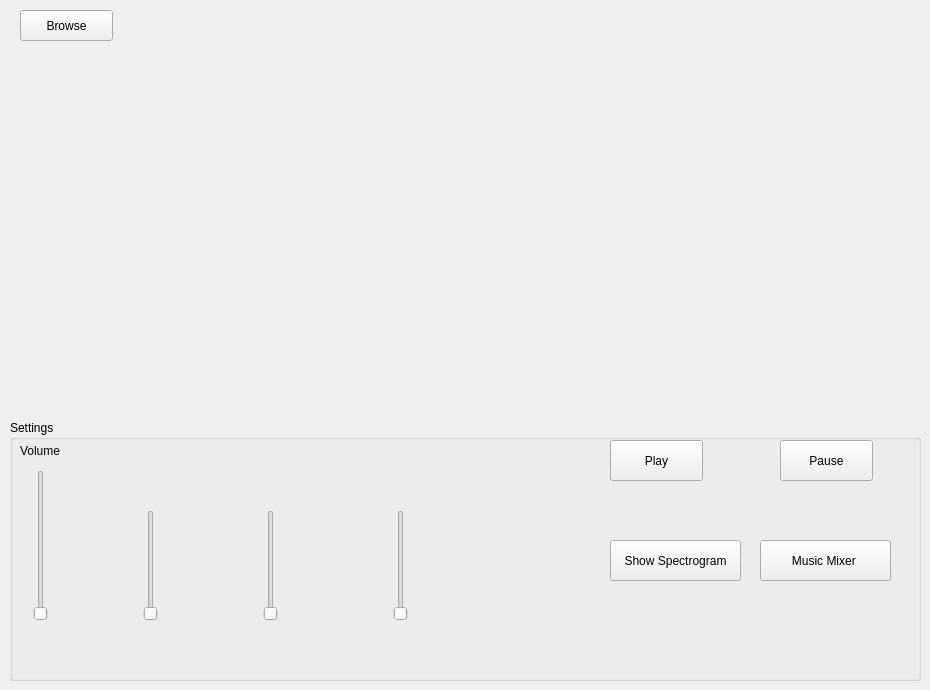
      <widget class="QWidget" name="tab_3">
       <attribute name="title">
        <string>Play Tab</string>
       </attribute>
       <widget class="QPushButton" name="BrowsepushButton">
        <property name="geometry">
         <rect>
          <x>20</x>
          <y>10</y>
          <width>93</width>
          <height>31</height>
         </rect>
        </property>
        <property name="text">
         <string>Browse</string>
        </property>
       </widget>
       <widget class="QGroupBox" name="SettingsgroupBox">
        <property name="geometry">
         <rect>
          <x>10</x>
          <y>420</y>
          <width>911</width>
          <height>261</height>
         </rect>
        </property>
        <property name="title">
         <string>Settings </string>
        </property>
        <widget class="QLabel" name="Volumelabel">
         <property name="geometry">
          <rect>
           <x>10</x>
           <y>20</y>
           <width>51</width>
           <height>21</height>
          </rect>
         </property>
         <property name="text">
          <string>Volume</string>
         </property>
        </widget>
        <widget class="QPushButton" name="PlayButton">
         <property name="geometry">
          <rect>
           <x>600</x>
           <y>20</y>
           <width>93</width>
           <height>41</height>
          </rect>
         </property>
         <property name="text">
          <string>Play</string>
         </property>
        </widget>
        <widget class="QPushButton" name="ShowSpectrogrampushButton">
         <property name="geometry">
          <rect>
           <x>600</x>
           <y>120</y>
           <width>131</width>
           <height>41</height>
          </rect>
         </property>
         <property name="text">
          <string>Show Spectrogram</string>
         </property>
        </widget>
        <widget class="QSlider" name="VolumeverticalSlider">
         <property name="geometry">
          <rect>
           <x>20</x>
           <y>50</y>
           <width>22</width>
           <height>151</height>
          </rect>
         </property>
         <property name="orientation">
          <enum>Qt::Vertical</enum>
         </property>
        </widget>
        <widget class="QSlider" name="Instrument1verticalSlider">
         <property name="geometry">
          <rect>
           <x>130</x>
           <y>90</y>
           <width>22</width>
           <height>111</height>
          </rect>
         </property>
         <property name="orientation">
          <enum>Qt::Vertical</enum>
         </property>
        </widget>
        <widget class="QSlider" name="Instrument2verticalSlider">
         <property name="geometry">
          <rect>
           <x>250</x>
           <y>90</y>
           <width>22</width>
           <height>111</height>
          </rect>
         </property>
         <property name="orientation">
          <enum>Qt::Vertical</enum>
         </property>
        </widget>
        <widget class="QSlider" name="Instrument3verticalSlider">
         <property name="geometry">
          <rect>
           <x>380</x>
           <y>90</y>
           <width>22</width>
           <height>111</height>
          </rect>
         </property>
         <property name="orientation">
          <enum>Qt::Vertical</enum>
         </property>
        </widget>
        <widget class="QLabel" name="Instrument2label">
         <property name="geometry">
          <rect>
           <x>230</x>
           <y>10</y>
           <width>61</width>
           <height>61</height>
          </rect>
         </property>
         <property name="text">
          <string/>
         </property>
         <property name="pixmap">
          <pixmap>../Datasests/Images/guitar.png</pixmap>
         </property>
         <property name="scaledContents">
          <bool>true</bool>
         </property>
        </widget>
        <widget class="QLabel" name="Instrument3label">
         <property name="geometry">
          <rect>
           <x>340</x>
           <y>10</y>
           <width>101</width>
           <height>71</height>
          </rect>
         </property>
         <property name="text">
          <string/>
         </property>
         <property name="pixmap">
          <pixmap>../Datasests/Images/51wrKa7o4LL._AC_SX425_.jpg</pixmap>
         </property>
         <property name="scaledContents">
          <bool>true</bool>
         </property>
        </widget>
        <widget class="QPushButton" name="PauseButton">
         <property name="geometry">
          <rect>
           <x>770</x>
           <y>20</y>
           <width>93</width>
           <height>41</height>
          </rect>
         </property>
         <property name="text">
          <string>Pause</string>
         </property>
        </widget>
        <widget class="QLabel" name="label_3">
         <property name="geometry">
          <rect>
           <x>90</x>
           <y>10</y>
           <width>101</width>
           <height>71</height>
          </rect>
         </property>
         <property name="text">
          <string/>
         </property>
         <property name="pixmap">
          <pixmap>../Datasests/Images/drumsTab1.jpg</pixmap>
         </property>
         <property name="scaledContents">
          <bool>true</bool>
         </property>
        </widget>
        <widget class="QPushButton" name="musicmixerpushButton">
         <property name="geometry">
          <rect>
           <x>750</x>
           <y>120</y>
           <width>131</width>
           <height>41</height>
          </rect>
         </property>
         <property name="text">
          <string>Music Mixer </string>
         </property>
        </widget>
       </widget>
       <widget class="QWidget" name="gridLayoutWidget">
        <property name="geometry">
         <rect>
          <x>10</x>
          <y>60</y>
          <width>911</width>
          <height>331</height>
         </rect>
        </property>
        <layout class="QGridLayout" name="gridLayout"/>
       </widget>
      </widget>
